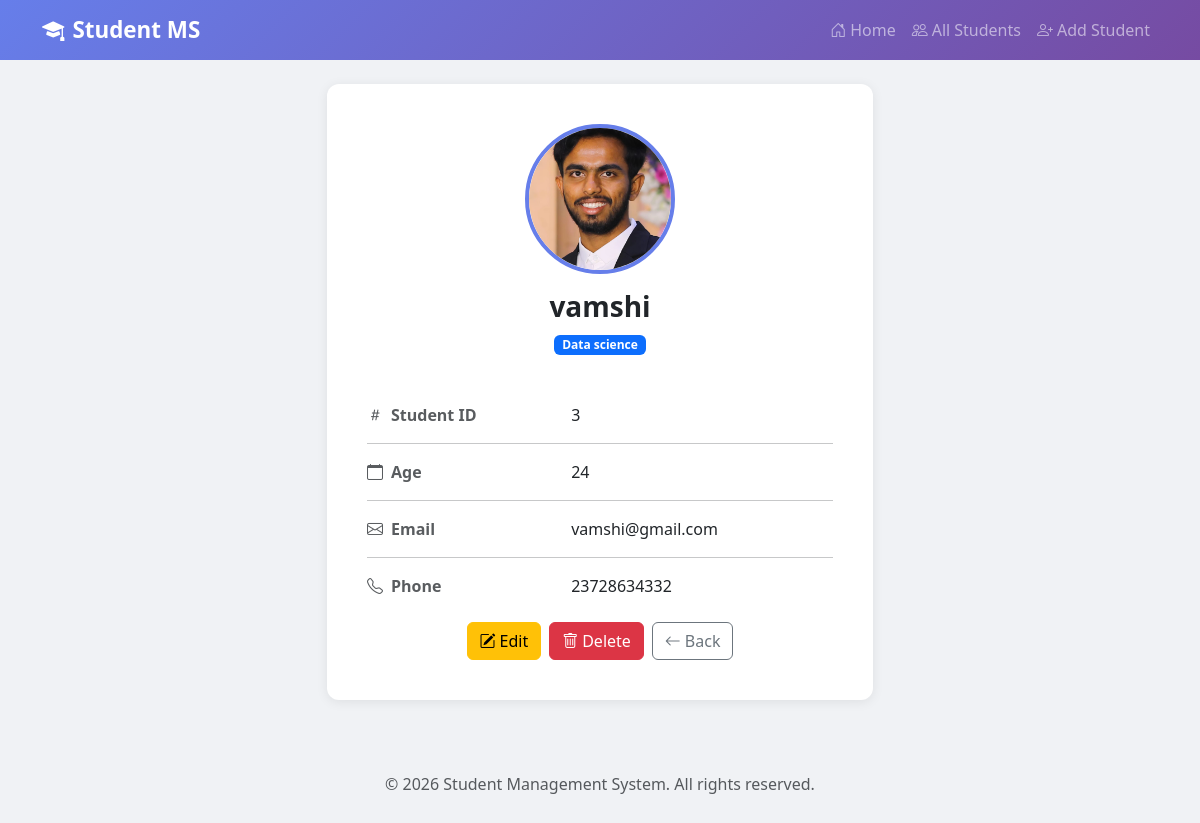
/get_single_std/3/, run on the app's committed database.
### app/models.py (models this page shows, shortened)
class Student(models.Model):
    name = models.CharField(max_length=50)
    age = models.PositiveIntegerField()
    email = models.EmailField(unique=True)
    course = models.CharField(max_length=100,default="python")
    phone = models.CharField(max_length=50)
    image = models.ImageField(upload_to="profile/")

### app/views.py (the view)
# urls.py: path("get_single_std/<int:id>/",get_single_std,name="get_single_std"),
def get_single_std(request,id):
    student = get_object_or_404(Student,id=id)
    return render(request,"single_std.html",{"student":student})

### app/templates/single_std.html (shortened to what this page needs)
{% extends "base.html" %}
{% block content %}
<div class="row justify-content-center">
    <div class="col-md-8 col-lg-6">
        <div class="card p-4">
            <div class="card-body text-center">
                {% if student.image %}
                <img src="{{ student.image.url }}" class="student-img-lg mb-3" alt="{{ student.name }}">
                {% else %}
                <i class="bi bi-person-circle text-muted" style="font-size:6rem;"></i>
                {% endif %}
                <h3 class="fw-bold">{{ student.name }}</h3>
                <span class="badge bg-primary mb-4">{{ student.course }}</span>
                <div class="text-start mt-4">
                    <div class="row mb-3">
                        <div class="col-5 text-muted fw-semibold">
                            <i class="bi bi-hash me-2"></i>Student ID
                        </div>
                        <div class="col-7">{{ student.id }}</div>
                    </div>
                    <hr>
                    <div class="row mb-3">
                        <div class="col-5 text-muted fw-semibold">
                            <i class="bi bi-calendar me-2"></i>Age
                        </div>
                        <div class="col-7">{{ student.age }}</div>
                    </div>
                    <hr>
                    <div class="row mb-3">
                        <div class="col-5 text-muted fw-semibold">
                            <i class="bi bi-envelope me-2"></i>Email
                        </div>
                        <div class="col-7">{{ student.email }}</div>
                    </div>
                    <hr>
                    <div class="row mb-3">
                        <div class="col-5 text-muted fw-semibold">
                            <i class="bi bi-telephone me-2"></i>Phone
                        </div>
                        <div class="col-7">{{ student.phone }}</div>
                    </div>
                </div>
                <div class="d-flex justify-content-center gap-2 mt-4">
                    <a href="{% url 'update_student' student.id %}" class="btn btn-warning">
                        <i class="bi bi-pencil-square me-1"></i>Edit
                    </a>
                    <a href="{% url 'delete_student' student.id %}" class="btn btn-danger">
                        <i class="bi bi-trash me-1"></i>Delete
                    </a>
                    <a href="{% url 'get_all_std' %}" class="btn btn-outline-secondary">
                        <i class="bi bi-arrow-left me-1"></i>Back
                    </a>
                </div>
            </div>
        </div>
    </div>
</div>
{% endblock %}

### app/templates/base.html (style rules this page uses)
body { background-color: #f0f2f5; font-family: 'Segoe UI', Tahoma, Geneva, Verdana, sans-serif; }
.card { border: none; border-radius: 12px; box-shadow: 0 2px 12px rgba(0,0,0,0.08); }
.student-img-lg { width: 150px; height: 150px; object-fit: cover; border-radius: 50%; border: 4px solid #667eea; }

### data on the page
Student: image (picture), name "vamshi", course "Data science", id "3", age "24", email "vamshi@gmail.com", phone "23728634332"
